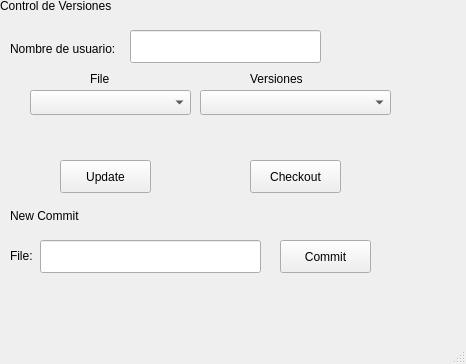
<?xml version="1.0" encoding="UTF-8"?>
<ui version="4.0">
 <class>MainWindow</class>
 <widget class="QMainWindow" name="MainWindow">
  <property name="geometry">
   <rect>
    <x>0</x>
    <y>0</y>
    <width>466</width>
    <height>364</height>
   </rect>
  </property>
  <property name="minimumSize">
   <size>
    <width>373</width>
    <height>338</height>
   </size>
  </property>
  <property name="maximumSize">
   <size>
    <width>466</width>
    <height>364</height>
   </size>
  </property>
  <property name="windowTitle">
   <string>MainWindow</string>
  </property>
  <widget class="QWidget" name="centralwidget">
   <widget class="QLabel" name="label1">
    <property name="geometry">
     <rect>
      <x>0</x>
      <y>-20</y>
      <width>151</width>
      <height>51</height>
     </rect>
    </property>
    <property name="text">
     <string>Control de Versiones</string>
    </property>
   </widget>
   <widget class="QPushButton" name="pushButton">
    <property name="geometry">
     <rect>
      <x>10</x>
      <y>370</y>
      <width>91</width>
      <height>33</height>
     </rect>
    </property>
    <property name="text">
     <string>PushButton</string>
    </property>
   </widget>
   <widget class="QComboBox" name="comboBox">
    <property name="geometry">
     <rect>
      <x>30</x>
      <y>90</y>
      <width>161</width>
      <height>25</height>
     </rect>
    </property>
   </widget>
   <widget class="QLabel" name="label_2">
    <property name="geometry">
     <rect>
      <x>10</x>
      <y>130</y>
      <width>381</width>
      <height>17</height>
     </rect>
    </property>
    <property name="text">
     <string/>
    </property>
   </widget>
   <widget class="QComboBox" name="comboBox_2">
    <property name="geometry">
     <rect>
      <x>200</x>
      <y>90</y>
      <width>191</width>
      <height>25</height>
     </rect>
    </property>
   </widget>
   <widget class="QLabel" name="label">
    <property name="geometry">
     <rect>
      <x>90</x>
      <y>70</y>
      <width>54</width>
      <height>17</height>
     </rect>
    </property>
    <property name="text">
     <string>File</string>
    </property>
   </widget>
   <widget class="QLabel" name="label_3">
    <property name="geometry">
     <rect>
      <x>250</x>
      <y>70</y>
      <width>111</width>
      <height>17</height>
     </rect>
    </property>
    <property name="text">
     <string>Versiones</string>
    </property>
   </widget>
   <widget class="QLabel" name="label_4">
    <property name="geometry">
     <rect>
      <x>10</x>
      <y>200</y>
      <width>101</width>
      <height>31</height>
     </rect>
    </property>
    <property name="text">
     <string>New Commit</string>
    </property>
   </widget>
   <widget class="QLineEdit" name="lineEdit">
    <property name="geometry">
     <rect>
      <x>40</x>
      <y>240</y>
      <width>221</width>
      <height>33</height>
     </rect>
    </property>
   </widget>
   <widget class="QPushButton" name="pushButton_2">
    <property name="geometry">
     <rect>
      <x>280</x>
      <y>240</y>
      <width>91</width>
      <height>33</height>
     </rect>
    </property>
    <property name="text">
     <string>Commit</string>
    </property>
   </widget>
   <widget class="QLabel" name="label_5">
    <property name="geometry">
     <rect>
      <x>10</x>
      <y>290</y>
      <width>231</width>
      <height>31</height>
     </rect>
    </property>
    <property name="text">
     <string/>
    </property>
   </widget>
   <widget class="QPushButton" name="pushButton_3">
    <property name="geometry">
     <rect>
      <x>60</x>
      <y>160</y>
      <width>91</width>
      <height>33</height>
     </rect>
    </property>
    <property name="text">
     <string>Update</string>
    </property>
   </widget>
   <widget class="QPushButton" name="pushButton_4">
    <property name="geometry">
     <rect>
      <x>250</x>
      <y>160</y>
      <width>91</width>
      <height>33</height>
     </rect>
    </property>
    <property name="text">
     <string>Checkout</string>
    </property>
   </widget>
   <widget class="QLabel" name="label_6">
    <property name="geometry">
     <rect>
      <x>10</x>
      <y>240</y>
      <width>101</width>
      <height>31</height>
     </rect>
    </property>
    <property name="text">
     <string>File:</string>
    </property>
   </widget>
   <widget class="QLabel" name="label_7">
    <property name="geometry">
     <rect>
      <x>10</x>
      <y>40</y>
      <width>121</width>
      <height>17</height>
     </rect>
    </property>
    <property name="text">
     <string>Nombre de usuario:</string>
    </property>
   </widget>
   <widget class="QLineEdit" name="lineEdit_2">
    <property name="geometry">
     <rect>
      <x>130</x>
      <y>30</y>
      <width>191</width>
      <height>33</height>
     </rect>
    </property>
   </widget>
  </widget>
  <widget class="QMenuBar" name="menubar">
   <property name="geometry">
    <rect>
     <x>0</x>
     <y>0</y>
     <width>466</width>
     <height>23</height>
    </rect>
   </property>
  </widget>
  <widget class="QStatusBar" name="statusbar"/>
 </widget>
 <resources/>
 <connections/>
</ui>
